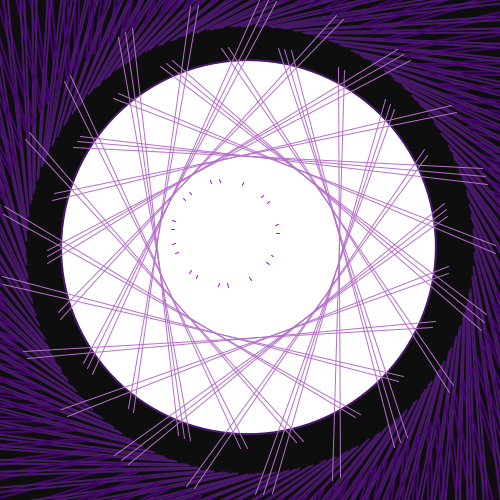
Frame 1 (no input)
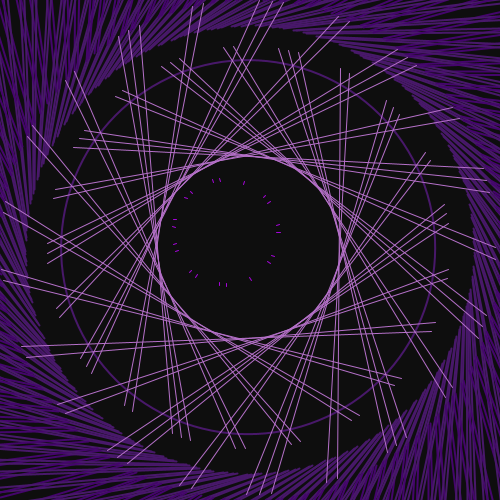
Frame 60 (the mouse pressed at the canvas centre just before this capture)
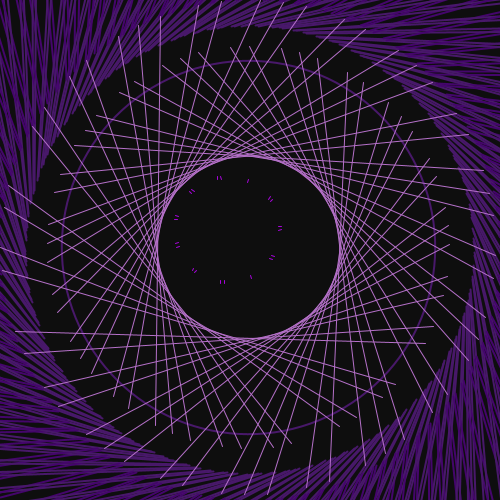
Frame 120 (the mouse held since frame 60 and released just before this capture)

The Processing sketch that drew these frames (run headless with seeded random() and noise(); from frame 60 on, the mouse is pressed at the canvas centre):

// Processing sketch: lines_art
// ── lines_art.pde
void setup() {
  //fullScreen(); //looks different on fullscreen but its cool
  size(500, 500);
}

void draw() {
  smooth();
  //outer ring
  background(14);
  translate(width/2, height/2);
  for (float y = 0; y <= 226; y+= 1) {
    rotate(1);
    strokeWeight(2);
    stroke(#44056c);
    rotate(cos(frameCount * .001) * .001);
    line(width/2, 10, 336, 103);
    stroke(#48186a);
    strokeWeight(2);
    line(width / 1, 44, 160, sin(308) + -157);
  }

  //mid
  translate(-3, 0);
  circle(0, 0, 374);
  noFill();
  for (float x = 0; x <= 49; x+= 1) {
    rotate(1);
    strokeWeight(1);
    stroke(#b570c9);
    rotate(cos(frameCount * .001) * -0.4);
    line(-202, 143, 196, cos(-1) + 45);
  }


  //inner background lines
  translate(-16, -22);
  for (float x = 0; x <= 58; x+= 3) {
    rotate(1);
    strokeWeight(1);
    stroke(#a603db);
    rotate(cos(frameCount * .001) * 1.3);
    line(sin(5) + 16, 52, 14, 49);
  }
}
